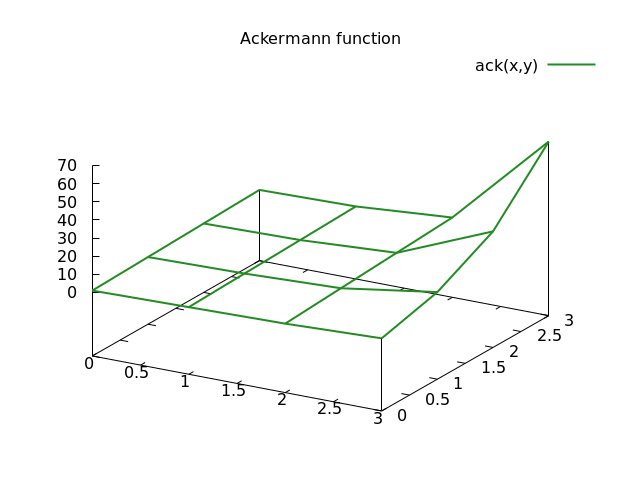

Generate this figure with gnuplot:
set t pngcairo
set o "4.png"

set title "Ackermann function"
set xrange [0:3]
set yrange [0:3]
set zrange [0:70]
ack(x, y) = (x == 0) ? y + 1 : (y == 0) ? ack(x - 1, 1) : ack(x - 1, ack(x, y-1))
set samples 4,4 # how many samples should you give
set isosamples 4,4 # for the number of lines you see , def: 10
splot ack(x,y) lc rgb "forest-green" lw 2

# Ignore the following
#$points << EOD
#0 0 1
#0 1 2
#1 0 2
#1 1 3
#0 2 3
#1 2 4
#2 0 3
#2 1 5
#2 2 7
#3 0 5
#3 1 13
#3 2 29
#0 3 4
#1 3 5
#2 3 9
#3 3 61
#EOD
#splot '$points' matrix with lines notitle
